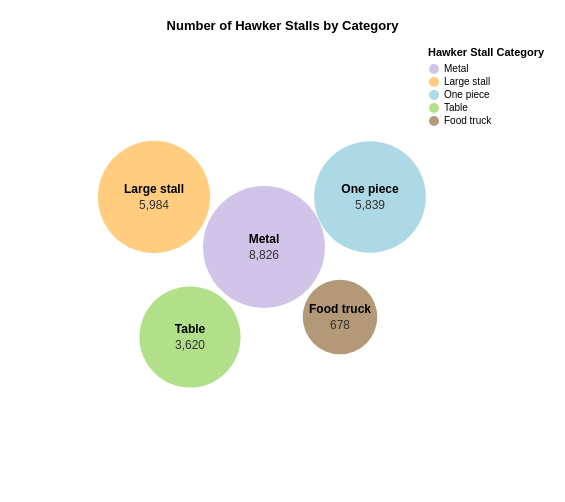

Vega-Lite specification for this chart:
### Vega specification from a JSON file in a GitHub repository (floating-point values rounded to 4 significant figures)
{"$schema": "https://vega.github.io/schema/vega/v5.json", "width": 390, "height": 435, "padding": 20, "title": {"text": "Number of Hawker Stalls by Category", "anchor": "middle", "dy": -10}, "data": [{"name": "stalls", "values": [{"category": "Metal", "count": 8826, "x": 244, "y": 200}, {"category": "Large stall", "count": 5984, "x": 134, "y": 150}, {"category": "One piece", "count": 5839, "x": 350, "y": 150}, {"category": "Table", "count": 3620, "x": 170, "y": 290}, {"category": "Food truck", "count": 678, "x": 320, "y": 270}]}], "scales": [{"name": "color", "type": "ordinal", "domain": {"data": "stalls", "field": "category"}, "range": ["#d1c4e9", "#ffcc80", "#add8e6", "#b2df8a", "#b39978"]}, {"name": "size", "type": "sqrt", "domain": [0, 9000], "range": [2000, 15000]}], "legends": [{"fill": "color", "title": "Hawker Stall Category", "orient": "right"}], "marks": [{"type": "symbol", "from": {"data": "stalls"}, "encode": {"enter": {"x": {"field": "x"}, "y": {"field": "y"}, "size": {"scale": "size", "field": "count"}, "fill": {"scale": "color", "field": "category"}, "stroke": {"value": "white"}, "strokeWidth": {"value": 0}, "tooltip": {"signal": "{'Category': datum.category, 'Number of Stalls': format(datum.count, ',')}"}}}}, {"type": "text", "from": {"data": "stalls"}, "encode": {"enter": {"x": {"field": "x"}, "y": {"field": "y", "offset": -8}, "text": {"field": "category"}, "align": {"value": "center"}, "baseline": {"value": "middle"}, "fill": {"value": "black"}, "fontSize": {"value": 12}, "fontWeight": {"value": "bold"}}}}, {"type": "text", "from": {"data": "stalls"}, "encode": {"enter": {"x": {"field": "x"}, "y": {"field": "y", "offset": 8}, "text": {"signal": "format(datum.count, ',')"}, "align": {"value": "center"}, "baseline": {"value": "middle"}, "fill": {"value": "#333"}, "fontSize": {"value": 12}}}}]}
